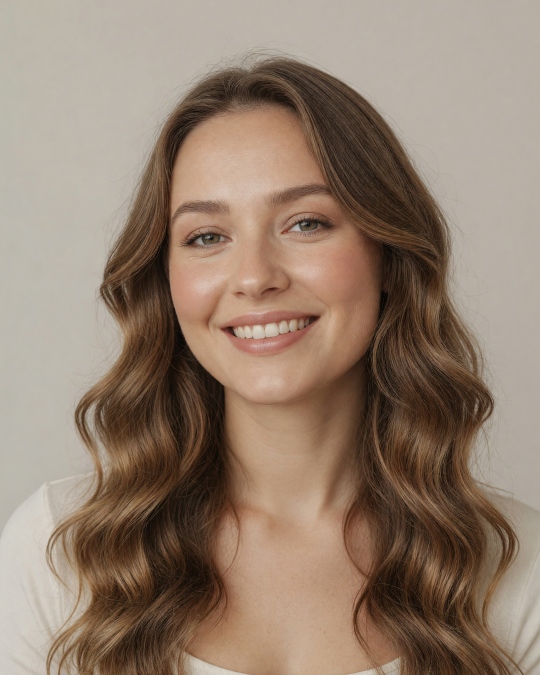
#> input picture assets/brand/ai_model.png, 1080 x 1350 px, given in place of cover.png, which was not available (shown at 1/2 size)
$ python build_post26_sleep.py
#> lines starting #> are read from the running program, lines starting #| are printed output that depends on the picture; pictures that were not available may be replaced by others from this repository, and a replacement may not be noted
### ig_automation/lifehack_layout.py
"""Вёрстка лайфхак-каруселей POWERELIX (система v4).

Отличается от `brand_overlay` (образовательные посты) четырьмя приёмами:
  • полоса-заряд в шапке — градиент лайм→бирюза, заполняется к последнему слайду;
  • фигурные скобки `{ }` как разметка смысла, а не украшение;
  • снимки показываются ЦЕЛИКОМ, в родных пропорциях (photo_whole), без обрезки;
  • шкалы % от суточной нормы вместо обещаний.

Фон кремовый, как у образовательных постов: лента остаётся единой, лайфхаки
отличаются вёрсткой, а не цветом. Акцент — цвет продукта, о котором пост.

Образцы: output/Концепции/своя-система-v4/
"""
from __future__ import annotations

from PIL import Image, ImageDraw, ImageFont
import numpy as np

from .brand_overlay import (
    W, H, M, _font, _hex, _gradient, MONT_BLACK, INTER_SB, INTER_MED,
)

CREAM = (244, 241, 234)
INK = (18, 20, 21)
WHITE = (255, 255, 255)
GREY = (122, 120, 114)
GREY_D = (150, 156, 154)      # серый на тёмном фоне
RAIL = (216, 212, 202)        # незаполненная часть полосы и шкал
LIME = _hex("#B6F000")
TEAL = _hex("#16E0A6")
MONO_PATH = "/System/Library/Fonts/Menlo.ttc"


def mono(size: int) -> ImageFont.FreeTypeFont:
    return ImageFont.truetype(MONO_PATH, size)


def wrap(d, text: str, font, maxw: int) -> list[str]:
    out, cur = [], ""
    for w in text.split():
        s = (cur + " " + w).strip()
        if d.textlength(s, font=font) <= maxw:
            cur = s
        else:
            out.append(cur); cur = w
    if cur:
        out.append(cur)
    return out


def fit_box(path, bw: int, bh: int) -> Image.Image:
    """ПРАВИЛО: фото НИКОГДА не растягиваем. Масштабируем по большей стороне так,
    чтобы рамка закрылась целиком, и обрезаем лишнее по центру.

    Ловушка, в которую легко попасть: взять уже кадрированный под 4:5 снимок
    (`brand_overlay._cover`) и resize-нуть его в широкую рамку — пропорции поедут.
    Поэтому кадрируем ВСЕГДА под конкретную рамку и только из оригинала."""
#> called with bw = 1080, bh = 1350
    im = Image.open(path).convert("RGB")
#> im is the input picture: PIL image 1080x1350 RGB; mean R, G, B 146.8, 126.7, 110.3
    s = max(bw / im.width, bh / im.height)
#> s = 1
    im = im.resize((max(1, int(im.width * s)), max(1, int(im.height * s))), Image.LANCZOS)
    x, y = (im.width - bw) // 2, (im.height - bh) // 2
#> x = 0; y = 0
    return im.crop((x, y, x + bw, y + bh))


def fit_font(d, text: str, maxw: int, start: int, floor: int = 40):
    """ПРАВИЛО: заголовок никогда не вылезает за поля. Ужимаем кегль, пока самое
    длинное СЛОВО не влезет в колонку (перенос спасает строку, но не слово).

    ⚠️ Ловушка: мерить надо УЖЕ приведённый к .upper() текст. Прописные шире
    строчных, и строка, влезавшая по расчёту, на слайде вылезала за поле."""
    fs = start
    while fs > floor and max(d.textlength(w, font=_font(MONT_BLACK, fs))
                             for w in text.upper().split()) > maxw:
        fs -= 2
    return _font(MONT_BLACK, fs), fs


def header(img, d, idx: int, total: int, light: bool = False) -> None:
    """Логотип слева, под ним полоса-заряд. Справа намеренно пусто."""
    d.text((M, 58), "POWERELIX", font=_font(MONT_BLACK, 42), fill=WHITE if light else INK)
    y, h = 122, 7
    if light:
        bar = Image.new("RGBA", (W - 2 * M, h), (255, 255, 255, 70))
        img.paste(bar, (M, y), bar)
    else:
        d.rectangle([M, y, W - M, y + h], fill=RAIL)
    fw = int((W - 2 * M) * idx / total)
    if fw > 0:
        img.paste(_gradient((fw, h), LIME, TEAL, vertical=False), (M, y))


def photo_whole(img, path, x: int, y: int, max_w: int, max_h: int) -> tuple[int, int]:
    """ПРАВИЛО: снимок показываем ЦЕЛИКОМ, в его собственных пропорциях.
    Вписываем в рамку по меньшему коэффициенту (contain) — ничего не режем и
    ничего не растягиваем. Возвращает фактический размер.

    Почему не cover: вертикальный кадр 4:5, загнанный в широкую полосу, теряет
    две трети картинки и читается как «обрезали». У PWR фото стоят в родных
    пропорциях — именно это и требовалось повторить."""
    im = Image.open(path).convert("RGB")
    s = min(max_w / im.width, max_h / im.height)
    w, h = max(1, int(im.width * s)), max(1, int(im.height * s))
    img.paste(im.resize((w, h), Image.LANCZOS), (x, y))
    return w, h


def braced(d, x, y, text: str, size_t: int, size_b: int, acc, fill=INK) -> None:
    """Текст в фигурных скобках — наша разметка смысла."""
    fb, ft = _font(MONT_BLACK, size_b), _font(INTER_SB, size_t)
    d.text((x, y), "{", font=fb, fill=acc)
    tx = x + d.textlength("{", font=fb) + 14
    d.text((tx, y + (size_b - size_t) // 2 + 4), text, font=ft, fill=fill)
    d.text((tx + d.textlength(text, font=ft) + 14, y), "}", font=fb, fill=acc)


def cover(path, photo, title_lines: list[str], sub: str, acc, total: int = 8):
    """Обложка: фото ЦЕЛЬНЫМ кадром, текст поверх снизу."""
    img = fit_box(photo, W, H)
    ys = np.arange(H)[:, None].astype(float)
    a = np.clip(30 + np.where(ys > H - 760, (ys - (H - 760)) / 760 * 215, 0), 0, 232)
    img = Image.composite(Image.new("RGB", (W, H), (14, 15, 16)), img,
                          Image.fromarray(np.repeat(a.astype("uint8"), W, axis=1).reshape(H, W)))
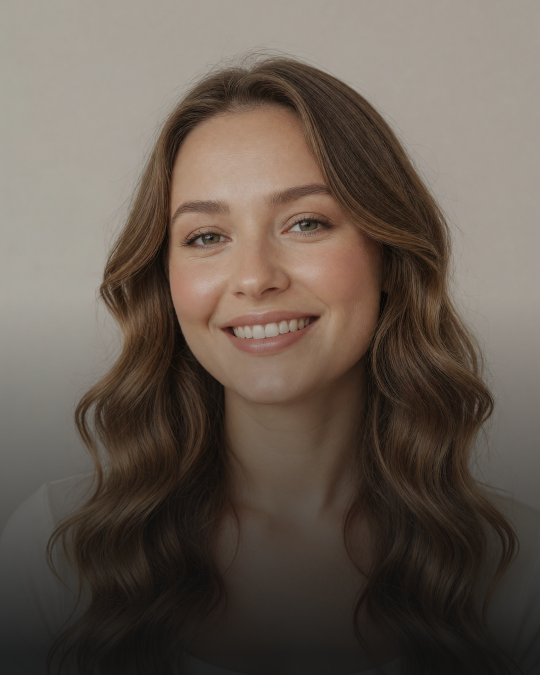
#> img: PIL image 1080x1350 RGB (shown at 1/2 size); mean R, G, B 103, 91.3, 81.7
    d = ImageDraw.Draw(img)
    header(img, d, 1, total, light=True)
    fh, _fs = fit_font(d, " ".join(title_lines), W - 2 * M, 96, floor=56)
    y = H - 280 - len(title_lines) * 102
#> y = 866
    for ln in title_lines:
        d.text((M, y), ln.upper(), font=fh, fill=WHITE); y += 102
#> this loop made 2 passes
#> (ln, y) on passes 1 to 2: ('Что мешает', 968), ('заснуть', 1070)
#> after the loop, y = 1070
    braced(d, M, y + 10, sub, 38, 58, acc, fill=WHITE)
    img.save(path); return path


def step(path, idx: int, num: str | None, title: str, body: str, acc,
         photo=None, total: int = 8):
    """Слайд приёма: снимок ЦЕЛИКОМ сверху (в родных пропорциях), под ним
    заголовок и текст. num не рисуется — счётчики отклонены."""
    img = Image.new("RGB", (W, H), CREAM)
    d = ImageDraw.Draw(img)
    header(img, d, idx, total)
    y = 200
    if photo:
        pw, ph = photo_whole(img, photo, M, y, W - 2 * M, 620)
        d = ImageDraw.Draw(img)
        y += ph + 60
    fh, fs = fit_font(d, title, W - 2 * M, 76)
    for ln in wrap(d, title.upper(), fh, W - 2 * M):
        d.text((M, y), ln, font=fh, fill=INK); y += int(fs * 1.16)
    y += 8
    fb = _font(INTER_MED, 38)
    for ln in wrap(d, body, fb, W - 2 * M):
        d.text((M, y), ln, font=fb, fill=GREY); y += 50
    img.save(path); return path


def bullets(path, idx: int, heading: str, items: list[str], acc,
            note: str | None = None, total: int = 8):
    """Слайд-список с маркерами в цвете продукта."""
#> called with path = 'output/Карусели/post26_заснуть/02.png', idx = 2, heading = 'Дело не в усталости', acc = (138, 90, 146), total = 7
    img = Image.new("RGB", (W, H), CREAM)
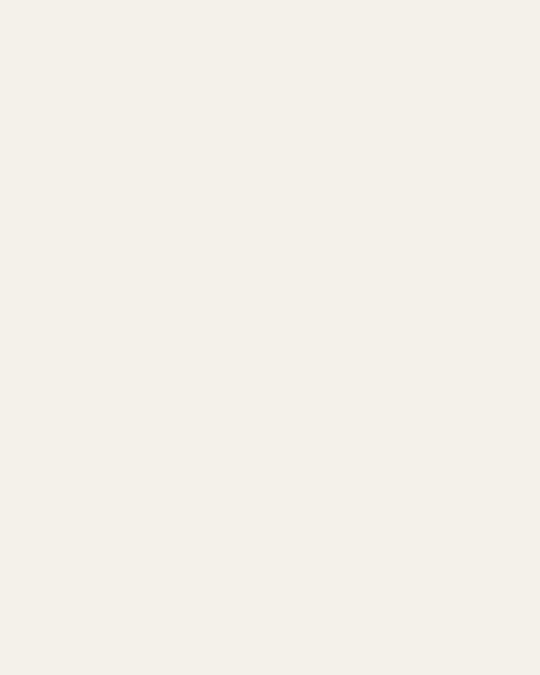
#> img: PIL image 1080x1350 RGB (shown at 1/2 size); mean R, G, B 244, 241, 234
    d = ImageDraw.Draw(img)
    header(img, d, idx, total)
    y = 240
    fh, fs = fit_font(d, heading, W - 2 * M, 76)
#> fs = 76
    for ln in wrap(d, heading.upper(), fh, W - 2 * M):
#> in wrap, `out, cur = [], ""`: cur = ''
        d.text((M, y), ln, font=fh, fill=INK); y += int(fs * 1.16)
#> this loop made 2 passes
#> after the loop, y = 416
    y += 30
#> y = 446
    fb = _font(INTER_SB, 40)
    for it in items:
        d.rectangle([M, y + 16, M + 18, y + 34], fill=acc)
        for ln in wrap(d, it, fb, W - 2 * M - 52):
            d.text((M + 44, y), ln, font=fb, fill=INK); y += 52
        y += 26
#> this loop made 3 passes
#> y on passes 1 to 3: 576, 706, 836
#> after the loop, y = 836
    if note:
        y += 20
#> y = 856
        for ln in wrap(d, note, mono(28), W - 2 * M):
            d.text((M, y), ln, font=mono(28), fill=GREY); y += 42
#> this loop made 2 passes
#> y on pass 1: 898
#> (ln, y) on pass 2: ('неправильно.', 940)
#> after the loop, y = 940
    img.save(path); return path
#> after `img.save(path)`:
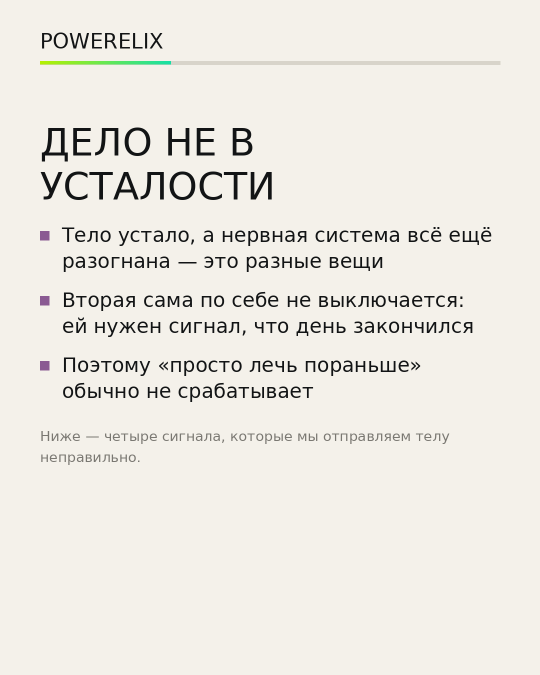
#> saved as 02.png: PIL image 1080x1350 RGB (shown at 1/2 size); mean R, G, B 235.5, 232.8, 225.9


# [136 lines left out: functions product, trigger, scenarios, not called in this run]

### ig_automation/brand_overlay.py
"""POWERELIX-овые брендовые надписи поверх банки (Pillow) — три стиля на пробу.

Не копия PWR: используем СВОЮ бренд-ДНК — вордмарк POWERELIX, фирменную «X»
в градиенте lime→бирюза, фигурные скобки `{ }`, слоган-стрип, Montserrat Black/Inter.

Стили (параметр style):
  • "stamp"  — вордмарк+X в углу, крупный заголовок, акцент-скобка, слоган-стрип снизу
  • "chips"  — фирменные скобки как плавающие инфо-чипы вокруг банки
  • "xmark"  — гигантская полупрозрачная «X» как водяной знак за банкой

Банка вырезается с белого фона (этикетка остаётся чёткой) и ставится на кремовый холст.
"""
from __future__ import annotations

from pathlib import Path

import numpy as np
from PIL import Image, ImageDraw, ImageFilter, ImageFont

from .config import ROOT
from .post_template import _cutout, _hex

_BUNDLED = ROOT / "assets" / "fonts"
FONTS = _BUNDLED if (_BUNDLED / "montserrat-black.ttf").exists() else Path.home() / "Library" / "Fonts"
MONT_BLACK = str(FONTS / "montserrat-black.ttf")
INTER_XB = str(FONTS / "Inter-ExtraBold.otf")
INTER_SB = str(FONTS / "Inter-SemiBold.otf")
INTER_MED = str(FONTS / "Inter-Medium.otf")

# Бренд-ДНК POWERELIX
CREAM = (244, 241, 234)
INK = (10, 10, 10)
GREY = (130, 126, 118)
LIME = (182, 240, 0)   # #B6F000  — старт фирменного градиента X
TEAL = (22, 224, 166)  # #16E0A6  — финиш
SLOGAN = "ЗДОРОВЬЕ · ЭНЕРГИЯ · КАЖДЫЙ ДЕНЬ"
TAGLINE = "healthy nutrition"

W, H = 1080, 1350
M = 80


def _font(path: str, size: int) -> ImageFont.FreeTypeFont:
    return ImageFont.truetype(path, size)


def _gradient(size: tuple[int, int], c1, c2, vertical: bool = True) -> Image.Image:
    """Линейный градиент c1→c2 (по вертикали или горизонтали)."""
    w, h = size
    n = h if vertical else w
    t = np.linspace(0, 1, max(n, 1))[:, None]
    row = (np.array(c1)[None, :] * (1 - t) + np.array(c2)[None, :] * t).astype("uint8")
    arr = np.repeat(row[:, None, :], w, axis=1) if vertical else np.repeat(
        row[None, :, :], h, axis=0
    )
    return Image.fromarray(arr, "RGB")


MARK_PNG = ROOT / "assets" / "brand" / "mark.png"


# [69 lines left out: functions _mark_asset, _mark_drawn, brand_mark, _grad_text, _spaced, not called in this run]


def _spaced_width(draw, text, font, tracking: int) -> float:
    return sum(draw.textlength(ch, font=font) + tracking for ch in text) - tracking


# [159 lines left out: functions _wrap_upper, _canvas, _place_bottle, _header, _slogan_strip, _brace and 2 more, not called in this run]


WHITE = (255, 255, 255)


# [119 lines left out: functions _cover, _dark_scene, _scrim, _corner_mark, render_hero, not called in this run]


ARCHIVE = Path.home() / "Downloads" / "Архив"
_ASSETS_FILE = ROOT / "data" / "product_assets.json"
_CATALOG_FILE = ROOT / "data" / "brand_powerelix.json"


# [29 lines left out: functions _load_assets, _catalog_days, render_product, not called in this run]

### ig_automation/post_template.py
"""Генератор шаблона поста POWERELIX (Pillow) — светлый стиль, Inter, фирстиль.

Вырезает реальную банку (белый фон → прозрачность) и ставит на кремовый холст,
поэтому этикетка остаётся чёткой. Заголовок — Inter ExtraBold, акцент = цвет продукта,
фирменные фигурные скобки { } для плашки.
"""
from __future__ import annotations

from pathlib import Path

import numpy as np
from PIL import Image, ImageDraw, ImageFilter, ImageFont

from .config import ROOT

FONTS = Path.home() / "Library" / "Fonts"
INTER_XB = str(FONTS / "Inter-ExtraBold.otf")
INTER_R = str(FONTS / "Inter-Regular.otf")
LOGO = ROOT / "assets" / "brand" / "logo_full.png"

CREAM = (244, 241, 234)
INK = (20, 20, 20)
GREY = (120, 120, 120)


def _hex(h: str) -> tuple[int, int, int]:
    h = h.lstrip("#")
    return tuple(int(h[i : i + 2], 16) for i in (0, 2, 4))  # type: ignore


# [88 lines left out: functions _whiten_to, _cutout, _wrap, render_post, not called in this run]

### build_post26_sleep.py
"""Карусель №26 «Что мешает заснуть» (7 слайдов, 1080×1350).

Лайфхак-система (`lifehack_layout`). Акцент — приглушённая сирень #8A5A92
(яркий #AC68B3 с этикетки «Спокойствия» на кремовом холсте бледнит).

⚠️ Мостик сдержанный. В комплексе полноценно закрыты только B6 и B12 (по 100%),
магния 60 мг и триптофана 60 мг — это 15% нормы. На шкалах показываем все четыре
как есть, без обещаний «успокоительного».

Не путать с постом №10 «Вечерняя рутина»: там чеклист действий и магний,
здесь — причины, по которым голова не выключается.
"""
import os

from ig_automation.brand_overlay import _hex
from ig_automation.lifehack_layout import cover, step, bullets, product

SRC = "/private/tmp/claude-501/-Users-maksimrogoznikov-projects/f76aea07-d110-4ec0-ae31-6649558b262e/scratchpad/p26"
GD = ("/Users/maksimrogoznikov/Library/CloudStorage/GoogleDrive-powerelix.work@gmail.com/"
      "Мой диск/POWERELIX_материалы_для_магазина/Фото товаров (без фона)/")
OUT = "output/Карусели/post26_заснуть"
ACC = _hex("#8A5A92")
os.makedirs(OUT, exist_ok=True)
T = 7

cover(f"{OUT}/01.png", f"{SRC}/cover.png",
      ["Что мешает", "заснуть"], "4 причины, которые убираются за один вечер", ACC, total=T)

bullets(f"{OUT}/02.png", 2, "Дело не в усталости",
        ["Тело устало, а нервная система всё ещё разогнана — это разные вещи",
         "Вторая сама по себе не выключается: ей нужен сигнал, что день закончился",
         "Поэтому «просто лечь пораньше» обычно не срабатывает"],
        ACC, note="Ниже — четыре сигнала, которые мы отправляем телу неправильно.",
        total=T)

step(f"{OUT}/03.png", 3, None, "Кофеин ещё в крови",
     "Половина дозы выводится за 5–6 часов. Чашка в четыре часа дня — и к полуночи "
     "в крови остаётся ещё около трети.",
     ACC, photo=f"{SRC}/coffee.png", total=T)
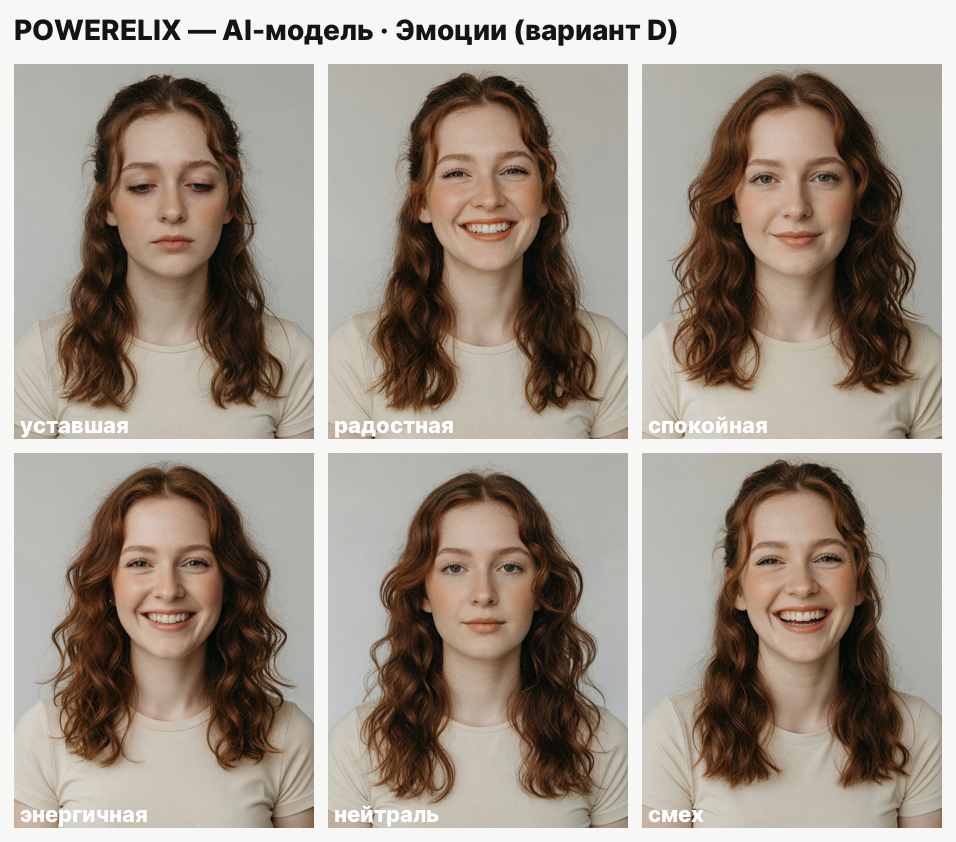
#> input picture assets/brand/expression_sheet.png, 956 x 842 px, given in place of coffee.png, which was not available
#> in photo_whole, im is the input picture: PIL image 956x842 RGB; mean R, G, B 159.6, 148.4, 137
#> in photo_whole, `img.paste(im.resize((w, h), Image.LANCZOS), (x, y))`:
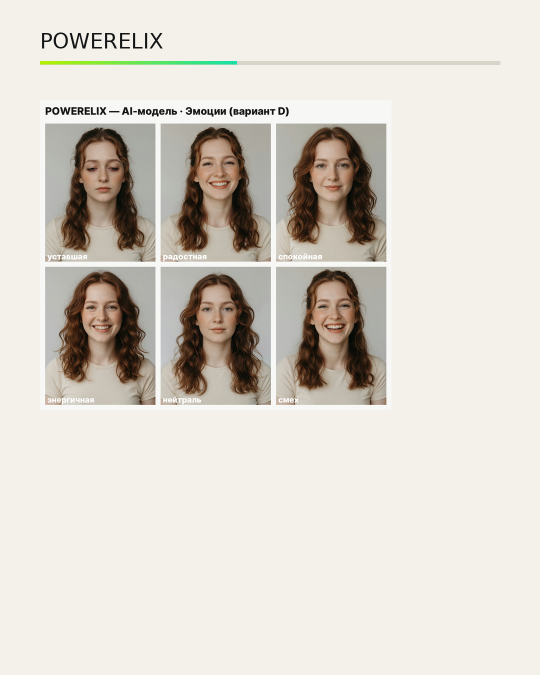
#> img: PIL image 1080x1350 RGB (shown at 1/2 size); mean R, G, B 218, 212.8, 204.2
#> in step, `pw, ph = photo_whole(img, photo, M, y, W - 2 * M, 620)`: pw = 703; ph = 620
#> in step, `y += ph + 60`: y = 880
#> in step, `fh, fs = fit_font(d, title, W - 2 * M, 76)`: fs = 76
#> the loop in step, `for ln in wrap(d, title.upper(), fh, W - 2 * M):` made 1 pass
#> after the loop in step, `for ln in wrap(d, title.upper(), fh, W - 2 * M):`: y = 968
#> in step, `y += 8`: y = 976
#> the loop in step, `for ln in wrap(d, body, fb, W - 2 * M):` made 3 passes
#> (ln, y) on passes 1 to 3: ('Половина дозы выводится за 5–6 часов.', 1026), ('Чашка в четыре часа дня — и к полуночи в', 1076), ('крови остаётся ещё около трети.', 1126)
#> after the loop in step, `for ln in wrap(d, body, fb, W - 2 * M):`: y = 1126
#> in step, `img.save(path)`:
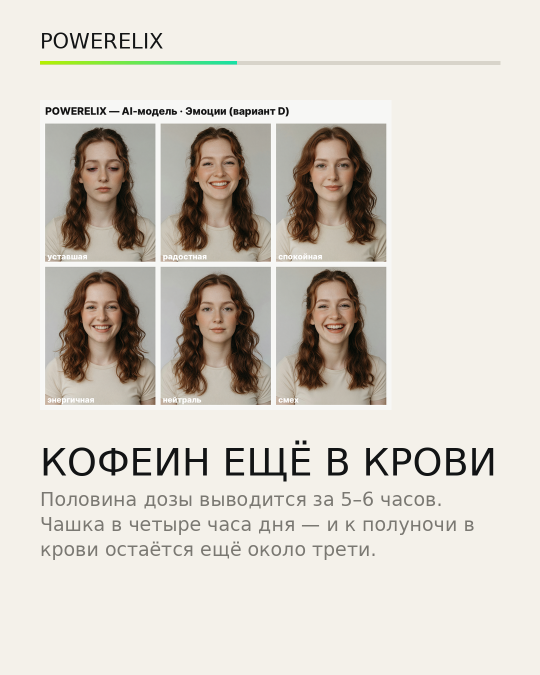
#> saved as 03.png: PIL image 1080x1350 RGB (shown at 1/2 size); mean R, G, B 214.1, 209, 200.5

step(f"{OUT}/04.png", 4, None, "Свет говорит «день»",
     "Верхний свет и экран тормозят выработку мелатонина: мозг считает, что день "
     "ещё не закончился, и не переключается в режим сна.",
     ACC, photo=f"{SRC}/screen.png", total=T)
#> call 2 of step, with path = 'output/Карусели/post26_заснуть/04.png', idx = 4, title = 'Свет говорит «день»', acc = (138, 90, 146), total = 7
#> in step (call 2), `y += ph + 60`: y = 880
#> the loop in step (call 2), `for ln in wrap(d, title.upper(), fh, W - 2 * M):` made 2 passes
#> (ln, y) on passes 1 to 2: ('СВЕТ ГОВОРИТ', 968), ('«ДЕНЬ»', 1056)
#> after the loop in step (call 2), `for ln in wrap(d, title.upper(), fh, W - 2 * M):`: y = 1056
#> in step (call 2), `y += 8`: y = 1064
#> the loop in step (call 2), `for ln in wrap(d, body, fb, W - 2 * M):` made 4 passes
#> (ln, y) on passes 1, 3, 4: ('Верхний свет и экран тормозят выработку', 1114), ('закончился, и не переключается в режим', 1214), ('сна.', 1264)
#> y on pass 2: 1164
#> after the loop in step (call 2), `for ln in wrap(d, body, fb, W - 2 * M):`: y = 1264
#> in step (call 2), `img.save(path)`:
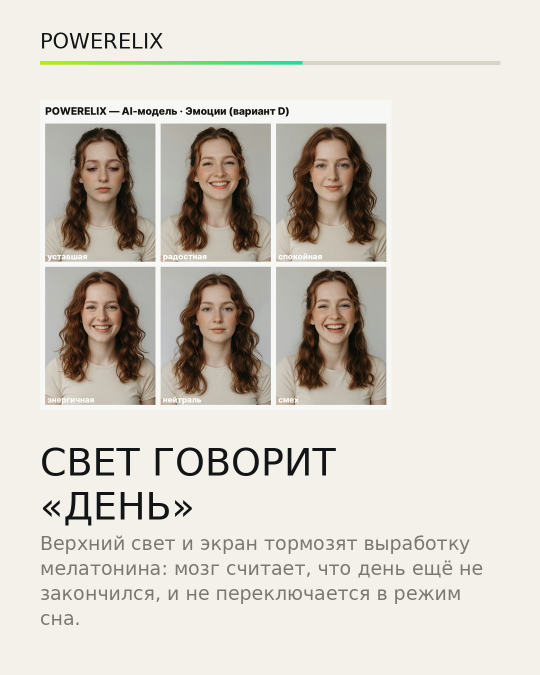
#> saved as 04.png: PIL image 1080x1350 RGB (shown at 1/2 size); mean R, G, B 214, 209, 200.4

step(f"{OUT}/05.png", 5, None, "Голова не разгружена",
     "Незакрытые задачи крутятся, потому что мозг боится их потерять. Выписал "
     "на бумагу — он отпускает: список существует и без него.",
     ACC, photo=f"{SRC}/notes.png", total=T)
#> (the run stopped early here; a loop or call above may not have finished)
